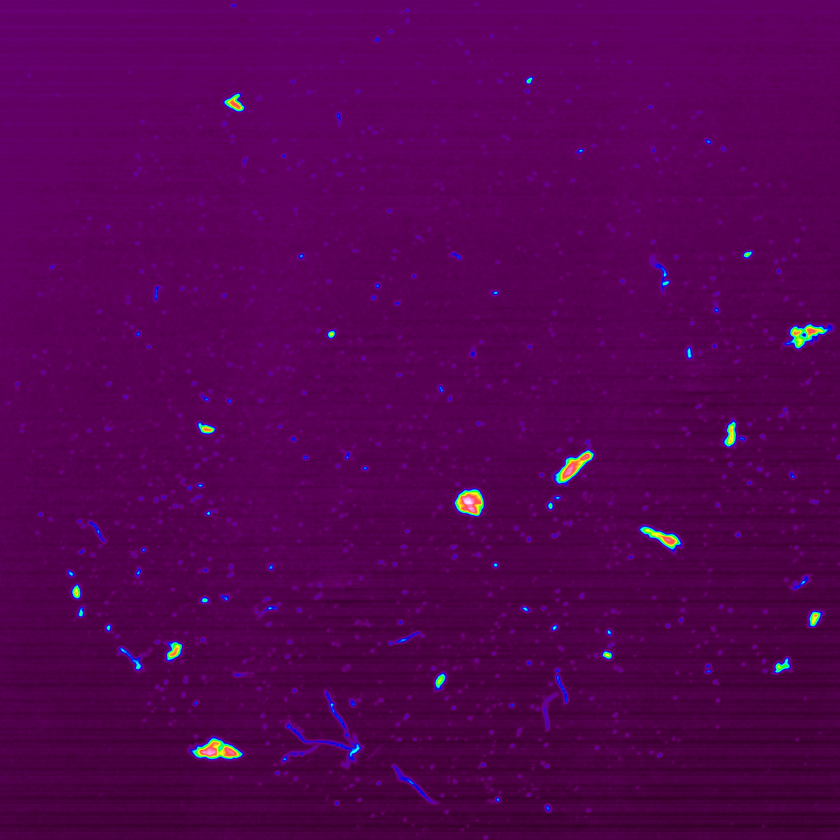
#> input picture 2026-03-09_3/inputs/ftir_image_canonical.png, 840 x 840 px, shrunk from 2993 x 2993 before the run
$ python -i particle_detector.py   (imports and definitions only)
#> lines starting #> are read from the running program, lines starting #| are printed output that depends on the picture; after the words box and inside, x2 and y2 are one past the last pixel; in counts of white or black regions, pixels touching at a corner belong together
"""
particle_detector.py
Called from R via reticulate. All functions return numpy arrays or dicts
that reticulate can convert to R data structures.
"""

import numpy as np
from scipy import ndimage
from scipy.ndimage import label, gaussian_filter, center_of_mass, find_objects
from PIL import Image


def load_and_prepare(image_path):
    """Load image and convert to grayscale float64 array.

    Args:
        image_path: Path to the LDIR mosaic PNG.

    Returns:
        dict with 'rgb' (H,W,3 uint8), 'gray' (H,W float64),
        'height', 'width' keys.
    """
    img = Image.open(image_path)
    arr = np.array(img, dtype=np.float64)

    # Handle RGBA by dropping alpha
    if arr.ndim == 3 and arr.shape[2] == 4:
        arr = arr[:, :, :3]

    # Handle grayscale
    if arr.ndim == 2:
        gray = arr.copy()
        rgb = np.stack([arr, arr, arr], axis=-1).astype(np.uint8)
    else:
        gray = 0.299 * arr[:, :, 0] + 0.587 * arr[:, :, 1] + 0.114 * arr[:, :, 2]
        rgb = arr.astype(np.uint8)

    return {
        'rgb': rgb,
        'gray': gray,
        'height': int(arr.shape[0]),
        'width': int(arr.shape[1])
    }


def correct_background(gray, grid_rows=4, grid_cols=4, bg_sigma=30.0,
                        clip_sigma=3.0, max_iter=10):
    """Per-tile iterative sigma-clipping background subtraction.

    Args:
        gray: 2D float64 array (grayscale image).
        grid_rows, grid_cols: Tile grid dimensions.
        bg_sigma: Gaussian smoothing sigma for background estimation.
        clip_sigma: Number of standard deviations for clipping threshold.
        max_iter: Maximum sigma-clipping iterations.

    Returns:
        dict with:
          'corrected': 2D float64 array (background-subtracted, clipped >= 0)
          'background': 2D float64 array (estimated background)
          'tile_height': int
          'tile_width': int
    """
    h, w = gray.shape
    tile_h = h // grid_rows
    tile_w = w // grid_cols

    corrected = np.zeros_like(gray)
    background = np.zeros_like(gray)

    for ty in range(grid_rows):
        for tx in range(grid_cols):
            y0, y1 = ty * tile_h, (ty + 1) * tile_h
            x0, x1 = tx * tile_w, (tx + 1) * tile_w
            tile = gray[y0:y1, x0:x1].copy()

            # Scale sigma proportionally to tile size
            sigma_scaled = bg_sigma * (tile_h / 500.0)

            # Iterative sigma-clipping
            mask = np.ones_like(tile, dtype=bool)
            bg = gaussian_filter(tile, sigma=sigma_scaled)

            for iteration in range(max_iter):
                residual = tile - bg
                mu = np.mean(residual[mask])
                sigma_noise = np.std(residual[mask])
                new_mask = residual < (mu + clip_sigma * sigma_noise)

                if np.sum(new_mask) == np.sum(mask):
                    break

                mask = new_mask
                filled = tile.copy()
                filled[~mask] = bg[~mask]
                bg = gaussian_filter(filled, sigma=sigma_scaled)

            background[y0:y1, x0:x1] = bg
            corrected[y0:y1, x0:x1] = tile - bg

    corrected = np.clip(corrected, 0, None)

    return {
        'corrected': corrected,
        'background': background,
        'tile_height': int(tile_h),
        'tile_width': int(tile_w)
    }


# [18 lines left out: function apply_circle_mask, not called in this run]


def morphological_close(binary, closing_radius=2):
    """Apply morphological closing to bridge small gaps in fibers.

    Uses both horizontal and vertical elongated structuring elements
    to merge fiber fragments that are split by narrow background gaps.

    Args:
        binary: 2D bool array (thresholded image).
        closing_radius: Size of closing structuring element.

    Returns:
        2D bool array after morphological closing.
    """
    if closing_radius <= 0:
        return binary

    # Horizontal closing (bridges horizontal gaps in fibers)
    h_struct = np.ones((1, 2 * closing_radius + 1), dtype=bool)
    closed = ndimage.binary_closing(binary, structure=h_struct)

    # Vertical closing (bridges vertical gaps in fibers)
    v_struct = np.ones((2 * closing_radius + 1, 1), dtype=bool)
    closed = ndimage.binary_closing(closed, structure=v_struct)

    # Small isotropic closing to catch diagonal gaps
    iso_struct = ndimage.generate_binary_structure(2, 1)
    closed = ndimage.binary_closing(closed, structure=iso_struct)

    return closed


def merge_fiber_fragments(labeled, n_particles, corrected,
                          min_aspect_ratio=4.0, max_gap_px=15,
                          grid_rows=4, grid_cols=4):
    """Merge nearby elongated particles that are likely fiber fragments.

    After initial connected component labeling, identifies particles with
    high aspect ratio (fibers) and merges pairs that are close together
    and roughly collinear.

    Args:
        labeled: 2D int labeled particle image.
        n_particles: Number of particles.
        corrected: 2D float64 background-subtracted image.
        min_aspect_ratio: Minimum aspect ratio to consider a particle as fiber-like.
        max_gap_px: Maximum gap in pixels between bounding boxes to consider merging.
        grid_rows, grid_cols: Tile grid dimensions.

    Returns:
        dict with 'labeled' (2D int), 'n_particles' (int).
    """
    if n_particles < 2:
        return {'labeled': labeled, 'n_particles': n_particles}

    bboxes = find_objects(labeled)
    if bboxes is None or len(bboxes) == 0:
        return {'labeled': labeled, 'n_particles': n_particles}

    # Compute properties for each particle
    props = []
    for i in range(n_particles):
        bbox = bboxes[i]
        if bbox is None:
            props.append(None)
            continue
        y0, y1 = bbox[0].start, bbox[0].stop
        x0, x1 = bbox[1].start, bbox[1].stop
        h = y1 - y0
        w = x1 - x0
        ar = max(w, h) / max(min(w, h), 1)
        # Orientation: 0 = horizontal, 90 = vertical
        angle = 0.0 if w >= h else 90.0
        cy = (y0 + y1) / 2.0
        cx = (x0 + x1) / 2.0
        area = int(ndimage.sum(labeled == (i + 1), labeled, i + 1))
        props.append({
            'label': i + 1, 'y0': y0, 'y1': y1, 'x0': x0, 'x1': x1,
            'h': h, 'w': w, 'ar': ar, 'angle': angle,
            'cy': cy, 'cx': cx, 'area': area
        })

    # Find fiber-like particles
    fiber_indices = [i for i, p in enumerate(props)
                     if p is not None and p['ar'] >= min_aspect_ratio]

    if len(fiber_indices) < 2:
        return {'labeled': labeled, 'n_particles': n_particles}

    # Build union-find for merging
    parent = list(range(n_particles))

    # [10 lines left out: functions find, union, not called in this run]

    # Check all fiber pairs for proximity and collinearity
    n_merges = 0
    for ii in range(len(fiber_indices)):
        for jj in range(ii + 1, len(fiber_indices)):
            a = props[fiber_indices[ii]]
            b = props[fiber_indices[jj]]

            # Must have similar orientation
            if abs(a['angle'] - b['angle']) > 45:
                continue

            # Compute gap between bounding boxes
            gap_x = max(0, max(a['x0'], b['x0']) - min(a['x1'], b['x1']))
            gap_y = max(0, max(a['y0'], b['y0']) - min(a['y1'], b['y1']))
            gap = np.sqrt(gap_x**2 + gap_y**2)

            if gap > max_gap_px:
                continue

            # Check collinearity: centroids should be roughly aligned
            # along the fiber's major axis
            if a['angle'] < 45:  # horizontal fiber
                # Y-centroids should be close
                if abs(a['cy'] - b['cy']) > max(a['h'], b['h']) * 1.5:
                    continue
            else:  # vertical fiber
                # X-centroids should be close
                if abs(a['cx'] - b['cx']) > max(a['w'], b['w']) * 1.5:
                    continue

            union(fiber_indices[ii], fiber_indices[jj])
            n_merges += 1

    if n_merges == 0:
        return {'labeled': labeled, 'n_particles': n_particles}

    # Re-label: assign merged groups the same label
    new_labeled = labeled.copy()
    for i in range(n_particles):
        root = find(i)
        if root != i:
            # Relabel particle (i+1) to root particle (root+1)
            new_labeled[labeled == (i + 1)] = root + 1

    # Re-number labels consecutively
    final_labeled, n_final = label(new_labeled > 0)

    return {
        'labeled': final_labeled.astype(np.int32),
        'n_particles': int(n_final),
        'n_merges': n_merges
    }


def detect_particles(corrected, threshold=25.0, min_area=10,
                     use_closing=True, closing_radius=2):
    """Global thresholding + connected component analysis.

    IMPORTANT: Detection is GLOBAL (whole image), not per-tile,
    because ~3% of particles span tile boundaries.

    Args:
        corrected: 2D float64 background-subtracted image.
        threshold: Intensity threshold for detection.
        min_area: Minimum particle area in pixels.
        use_closing: Apply morphological closing before labeling to
            bridge small gaps in fibers (default True).
        closing_radius: Radius for morphological closing element.

    Returns:
        dict with:
          'labeled': 2D int array (labeled particles, 0=background)
          'n_particles': int
          'binary': 2D bool array (thresholded image before size filter)
    """
    binary = corrected > threshold

    if use_closing:
        binary = morphological_close(binary, closing_radius)

    labeled_raw, n_raw = label(binary)

    if n_raw == 0:
        return {
            'labeled': np.zeros_like(corrected, dtype=np.int32),
            'n_particles': 0,
            'binary': binary
        }

    # Size filter
    sizes = ndimage.sum(binary, labeled_raw, range(1, n_raw + 1))
    sizes = np.array(sizes)
    valid_labels = np.where(sizes >= min_area)[0] + 1

    clean = np.isin(labeled_raw, valid_labels)
    labeled_final, n_final = label(clean)

    return {
        'labeled': labeled_final.astype(np.int32),
        'n_particles': int(n_final),
        'binary': binary
    }


def extract_properties(corrected, labeled, n_particles,
                        grid_rows=4, grid_cols=4):
    """Extract comprehensive properties for all detected particles.

    Returns a dict-of-lists (one key per property, each value is a list
    of length n_particles). This converts cleanly to an R data.frame
    via reticulate.

    Args:
        corrected: 2D float64 background-subtracted image.
        labeled: 2D int labeled particle image.
        n_particles: Number of particles.
        grid_rows, grid_cols: Tile grid dimensions.

    Returns:
        dict with keys: particle_id, centroid_y, centroid_x, tile_row,
        tile_col, local_y, local_x, area_px, max_intensity,
        mean_intensity, integrated_intensity, bbox_width, bbox_height,
        equivalent_diameter, aspect_ratio
    """
    if n_particles == 0:
        return {k: [] for k in [
            'particle_id', 'centroid_y', 'centroid_x', 'tile_row',
            'tile_col', 'local_y', 'local_x', 'area_px',
            'max_intensity', 'mean_intensity', 'integrated_intensity',
            'bbox_width', 'bbox_height', 'equivalent_diameter',
            'aspect_ratio'
        ]}

    h, w = corrected.shape
    tile_h = h // grid_rows
    tile_w = w // grid_cols

    indices = range(1, n_particles + 1)

    centroids = np.array(center_of_mass(labeled > 0, labeled, indices))
    areas = np.array(ndimage.sum(labeled > 0, labeled, indices))
    max_ints = np.array(ndimage.maximum(corrected, labeled, indices))
    mean_ints = np.array(ndimage.mean(corrected, labeled, indices))
    sum_ints = np.array(ndimage.sum(corrected, labeled, indices))
    bboxes = find_objects(labeled)

    result = {
        'particle_id': [],
        'centroid_y': [],
        'centroid_x': [],
        'tile_row': [],
        'tile_col': [],
        'local_y': [],
        'local_x': [],
        'area_px': [],
        'max_intensity': [],
        'mean_intensity': [],
        'integrated_intensity': [],
        'bbox_width': [],
        'bbox_height': [],
        'equivalent_diameter': [],
        'aspect_ratio': []
    }

    for i in range(n_particles):
        cy, cx = centroids[i]
        ty = int(min(cy / tile_h, grid_rows - 1))
        tx = int(min(cx / tile_w, grid_cols - 1))

        bbox = bboxes[i]
        bbox_h = bbox[0].stop - bbox[0].start if bbox else 0
        bbox_w = bbox[1].stop - bbox[1].start if bbox else 0

        eq_diam = 2.0 * np.sqrt(areas[i] / np.pi)
        ar = max(bbox_w, bbox_h) / max(min(bbox_w, bbox_h), 1)

        result['particle_id'].append(i + 1)
        result['centroid_y'].append(round(float(cy), 2))
        result['centroid_x'].append(round(float(cx), 2))
        result['tile_row'].append(int(ty))
        result['tile_col'].append(int(tx))
        result['local_y'].append(round(float(cy - ty * tile_h), 2))
        result['local_x'].append(round(float(cx - tx * tile_w), 2))
        result['area_px'].append(int(areas[i]))
        result['max_intensity'].append(round(float(max_ints[i]), 2))
        result['mean_intensity'].append(round(float(mean_ints[i]), 2))
        result['integrated_intensity'].append(round(float(sum_ints[i]), 2))
        result['bbox_width'].append(int(bbox_w))
        result['bbox_height'].append(int(bbox_h))
        result['equivalent_diameter'].append(round(float(eq_diam), 2))
        result['aspect_ratio'].append(round(float(ar), 2))

    return result


# [134 lines left out: functions auto_tune_threshold, detect_scan_circle, not called in this run]


def run_full_pipeline(image_path, grid_rows=4, grid_cols=4,
                       bg_sigma=30.0, clip_sigma=3.0, max_iter=10,
                       threshold=25.0, min_area=10, target_count=0,
                       circle_cx=-1.0, circle_cy=-1.0, circle_r=-1.0,
                       overshoot_factor=1.0, merge_fibers=True,
                       closing_radius=2):
    """Convenience function: runs the entire pipeline in one call.

    This is the main entry point from R.

    Args:
        image_path: Path to LDIR mosaic PNG.
        target_count: If > 0, auto-tune threshold to match this count.
        circle_cx, circle_cy, circle_r: Scan-circle centre and radius in
            pixels.  When circle_r > 0, pixels outside the circle are
            zeroed after background correction so they cannot be detected
            as particles.
        overshoot_factor: When auto-tuning, target target_count * overshoot_factor
            particles to deliberately over-extract (default 1.0 = exact match).
            Values like 1.3 give the Hungarian matcher 30% more candidates.
        merge_fibers: If True, merge nearby elongated particles that are
            likely fragmented fibers (default True).
        closing_radius: Radius for morphological closing to bridge fiber gaps.
        All other args: algorithm parameters (see individual functions).

    Returns:
        dict with:
          'particles': dict-of-lists (-> R data.frame)
          'n_particles': int
          'threshold_used': float (actual threshold used)
          'image_height': int
          'image_width': int
          'tile_height': int
          'tile_width': int
          'n_fiber_merges': int (number of fiber fragment merges performed)
    """
    data = load_and_prepare(image_path)
#> in load_and_prepare, img is the input picture: PIL image 840x840 RGBA; mean R, G, B, A 85.7, 1.2, 83.9, 255
#> in load_and_prepare, `gray = 0.299 * arr[:, :, 0] + 0.587 * arr[:, :, 1] + 0.114 * arr[:, :,..`:
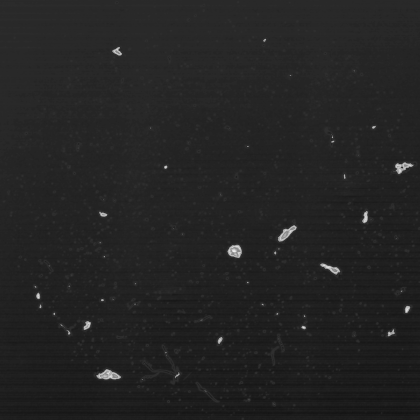
#> gray: shape (840, 840) float64 (shown at 1/2 size); min 18.16, max 245.3, mean 35.9
#> data = 4 items

    bg_result = correct_background(
        data['gray'], grid_rows, grid_cols,
        bg_sigma, clip_sigma, max_iter
    )
#> after the loop in correct_background, `for ty in range(grid_rows):`:
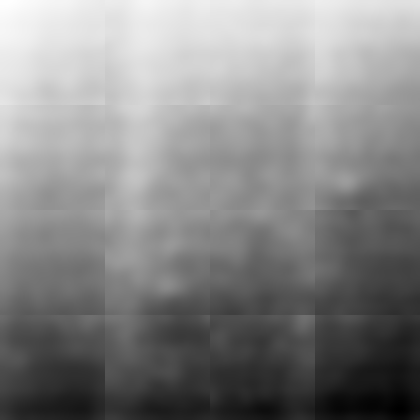
#> background: shape (840, 840) float64 (shown at 1/2 size); min 25.91, max 42.58, mean 34.7; drawn with min black and max white
#> after the loop in correct_background, `for ty in range(grid_rows):`:
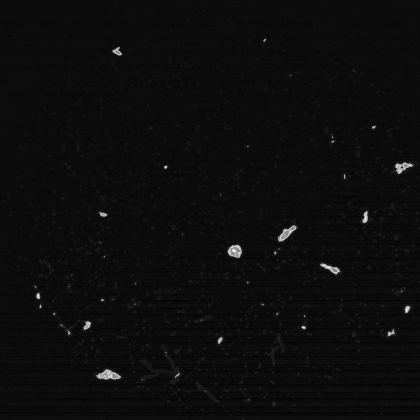
#> corrected: shape (840, 840) float64 (shown at 1/2 size); min -10.25, max 211.1, mean 1.2; drawn with min black and max white
#> after the loop in correct_background, `for ty in range(grid_rows):`:
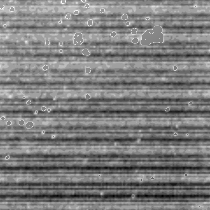
#> filled: shape (210, 210) float64; min 18.16, max 38.59, mean 28.2; drawn with min black and max white
#> bg_result = 4 items

    corrected = bg_result['corrected']
    if circle_r > 0:
        corrected = apply_circle_mask(corrected, circle_cx, circle_cy, circle_r)
        bg_result = dict(bg_result)          # copy so we can update
        bg_result['corrected'] = corrected

    use_closing = closing_radius > 0

    if target_count > 0:
        # Auto-tune threshold to match expected particle count
        tune = auto_tune_threshold(
            bg_result['corrected'], target_count, min_area,
            overshoot_factor=overshoot_factor,
            use_closing=use_closing, closing_radius=closing_radius
        )
        det_result = tune['det_result']
        threshold_used = tune['threshold']
    else:
        det_result = detect_particles(
            bg_result['corrected'], threshold, min_area,
            use_closing=use_closing, closing_radius=closing_radius
        )
#> in detect_particles, `binary = corrected > threshold`:
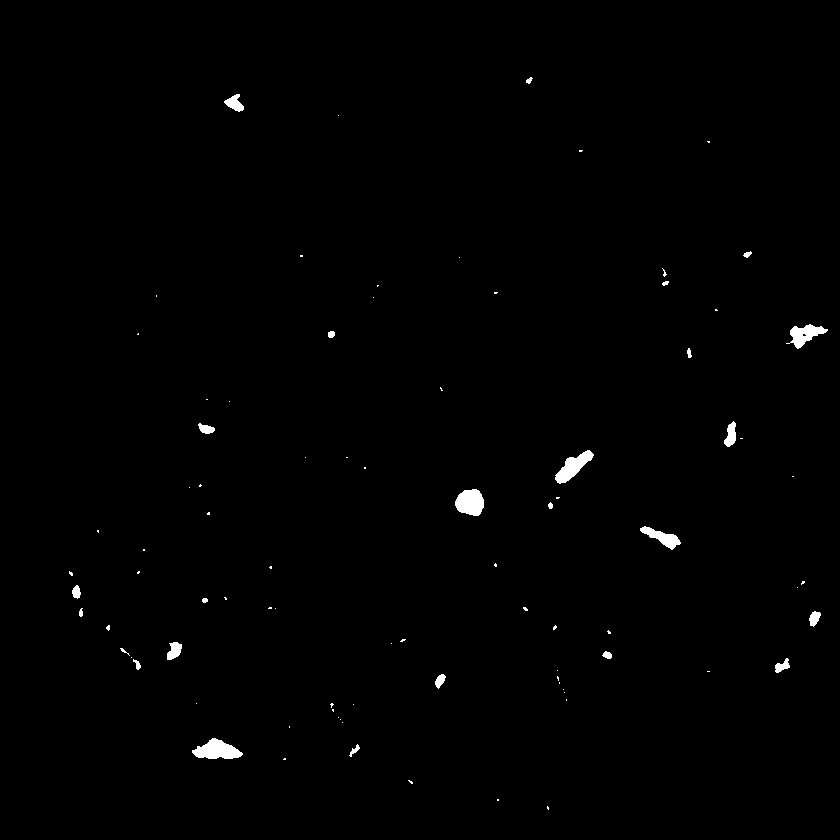
#> binary: shape (840, 840) bool; 0.65% white; 86 white regions (61 under 20 px), largest, box (x1, y1, x2, y2) and area: (192, 738, 243, 759) 670, (455, 489, 484, 516) 606, (555, 450, 594, 484) 573
#> in detect_particles, `labeled_raw, n_raw = label(binary)`: n_raw = 86
#> in detect_particles, `sizes = ndimage.sum(binary, labeled_raw, range(1, n_raw + 1))`: sizes = 86 values, max 678 at index 80, min 1 at index 2, mean 54.14
#> in detect_particles, `valid_labels = np.where(sizes >= min_area)[0] + 1`: valid_labels = 36 values from 1 to 84
#> in detect_particles, `labeled_final, n_final = label(clean)`: n_final = 36
#> det_result = 3 items
        threshold_used = threshold

    # Post-detection fiber merging
    n_fiber_merges = 0
    if merge_fibers and det_result['n_particles'] > 1:
        merge_result = merge_fiber_fragments(
            det_result['labeled'], det_result['n_particles'],
            bg_result['corrected'], grid_rows=grid_rows, grid_cols=grid_cols
        )
#> in merge_fiber_fragments, `bboxes = find_objects(labeled)`: bboxes = 36 items
#> the loop in merge_fiber_fragments, `for i in range(n_particles):` made 36 passes
#> (y0, y1, x0, x1, h, w, ar, angle) on passes 1, 2, 3, 5, 6, 7, 8, 9: (77, 84, 526, 533, 7, 7, 1, 0), (94, 112, 224, 244, 18, 20, 1.11, 0), (251, 258, 743, 752, 7, 9, 1.29, 0), (281, 286, 662, 669, 5, 7, 1.4, 0), (324, 349, 786, 828, 25, 42, 1.68, 0), (331, 338, 328, 335, 7, 7, 1, 0), (348, 358, 687, 692, 10, 5, 2, 90), (421, 447, 724, 743, 26, 19, 1.37, 90)
#> in merge_fiber_fragments, `fiber_indices = [i for i, p in enumerate(props) if p is not None and p..`: fiber_indices = [18]
#> merge_result = 2 items
        n_fiber_merges = merge_result.get('n_merges', 0)
#> n_fiber_merges = 0
        if n_fiber_merges > 0:
            det_result['labeled'] = merge_result['labeled']
            det_result['n_particles'] = merge_result['n_particles']

    particles = extract_properties(
        bg_result['corrected'], det_result['labeled'],
        det_result['n_particles'], grid_rows, grid_cols
    )
#> in extract_properties, `centroids = np.array(center_of_mass(labeled > 0, labeled, indices))`: centroids = 36 pairs, first value 80.07 to 781.5, second value 70.54 to 814.1
#> in extract_properties, `areas = np.array(ndimage.sum(labeled > 0, labeled, indices))`: areas = 36 values, max 678 at index 33, min 10 at index 15, mean 124.7
#> in extract_properties, `max_ints = np.array(ndimage.maximum(corrected, labeled, indices))`: max_ints = 36 values, max 211.1 at index 11, min 85.67 at index 25, mean 162.2
#> in extract_properties, `mean_ints = np.array(ndimage.mean(corrected, labeled, indices))`: mean_ints = 36 values, max 137 at index 21, min 47.79 at index 32, mean 101.5
#> in extract_properties, `sum_ints = np.array(ndimage.sum(corrected, labeled, indices))`: sum_ints = 36 values, max 90283.3 at index 33, min 534.7 at index 35, mean 15532.1
#> in extract_properties, `bboxes = find_objects(labeled)`: bboxes = 36 items
#> the loop in extract_properties, `for i in range(n_particles):` made 36 passes
#> (cy, cx, ty, tx, bbox_h, bbox_w, eq_diam, ar) on passes 1 to 8: (80.07, 528.8, 0, 2, 7, 7, 6.08, 1), (102.9, 234.3, 0, 1, 18, 20, 16.08, 1.11), (254, 747.1, 1, 3, 7, 9, 6.77, 1.29), (272.8, 663.9, 1, 3, 8, 4, 4.92, 2), (282.8, 665, 1, 3, 5, 7, 5.53, 1.4), (334.1, 804.5, 1, 3, 25, 42, 25.18, 1.68), (334, 330.9, 1, 1, 7, 7, 7.31, 1), (352.8, 688.8, 1, 3, 10, 5, 6.58, 2)

    return {
        'particles': particles,
        'n_particles': det_result['n_particles'],
        'threshold_used': threshold_used,
        'image_height': data['height'],
        'image_width': data['width'],
        'tile_height': bg_result['tile_height'],
        'tile_width': bg_result['tile_width'],
        'n_fiber_merges': n_fiber_merges
    }

>>> result = run_full_pipeline('../../2026-03-09_3/inputs/ftir_image_canonical.png')
